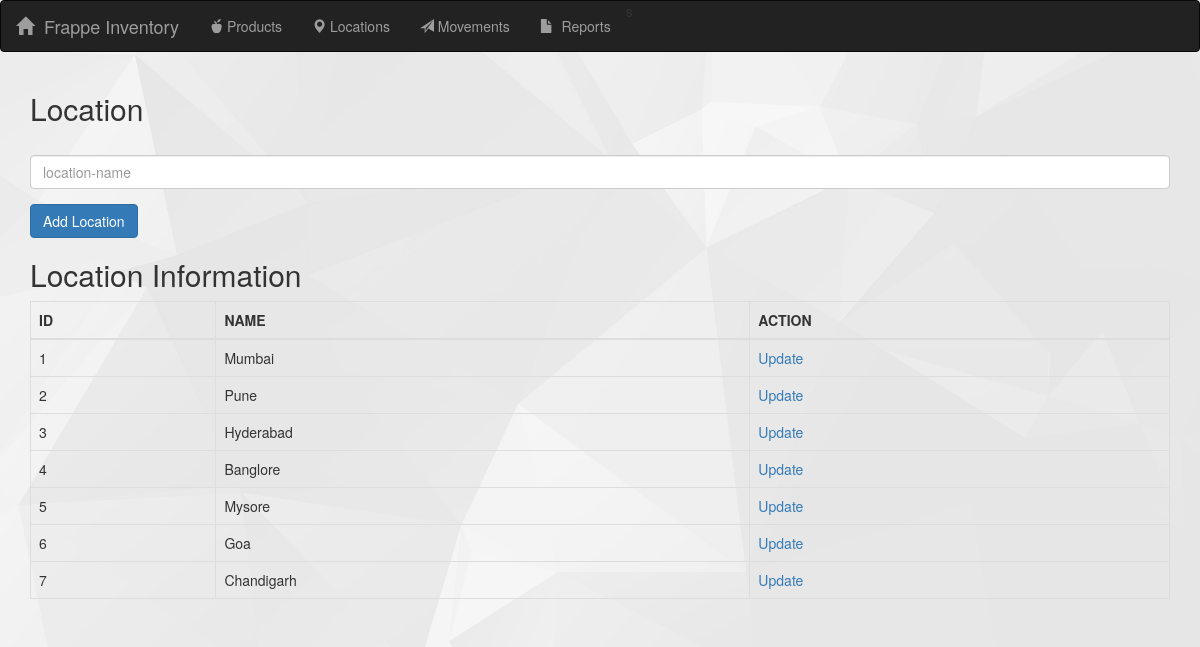
/locations, run on the app's committed database.
### app.py (models this page shows, shortened)
class Location(db.Model):
    __tablename__ = 'location'
    id = db.Column(db.Integer,primary_key=True)
    name= db.Column(db.String(50),nullable=False)

### app.py (the view, shortened to what this page needs)
@app.route('/locations',methods=["GET","POST"])
def locations():
    error=None
    if request.method == "GET":
        locations = Location.query.all()
        return render_template('locations.html',locations=locations)

### templates/locations.html (shortened to what this page needs)
{% extends 'index.html' %}
{% block content %}
<div class="container">
  <h2>Location</h2>
  <form action="/locations" method="post">
    <div class="form-group">
      <input type="text" class="form-control" id="location-name" placeholder="location-name" name="location-name">
    </div>
    <button type="submit" class="btn btn-primary">Add Location</button>
  </form>
  {%if locations|length < 1%}
    <h4>No Locations found please start by adding location above</h4>
  {% else %}
    <h2>Location Information</h2>
    <table class="table table-bordered table-hover">
      <thead>
        <tr>
          <th>ID</th>
          <th>NAME</th>
          <th>ACTION</th>
        </tr>
      </thead>
      {% for location in locations %}
    <tr>
        <td>{{location.id}}</td>
        <td>{{location.name}}</td>
        <td>
            <a href="/locations/{{location.id}}/update" >Update</a>
        </td>
    </tr>
    {% endfor %}
    {% endif %}
    </table>
</div>
  {% endblock %}

### templates/index.html (style rules this page uses)
body { background-image: url(../static/background.png); height: 100vh; background-size: cover; background-position: center; }

### data on the page
Location: id "1", name "Mumbai"
Location: id "2", name "Pune"
Location: id "3", name "Hyderabad"
Location: id "4", name "Banglore"
Location: id "5", name "Mysore"
Location: id "6", name "Goa"
Location: id "7", name "Chandigarh"
